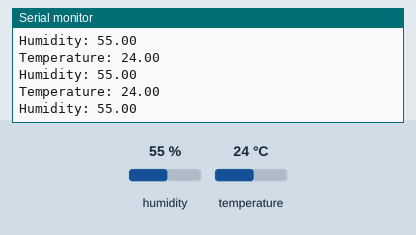
Recording of a sketch running on a simulated Arduino Uno, built with avr-gcc and run on an emulated ATmega328P. Shown: the last lines printed to the serial monitor. The inputs (shaded band) are chosen by the test bench; at power-on: humidity 55 %, temperature 24 °C.

Above: at 4.8 s.
4.9 s: humidity set to 22 %
At 7.8 s:
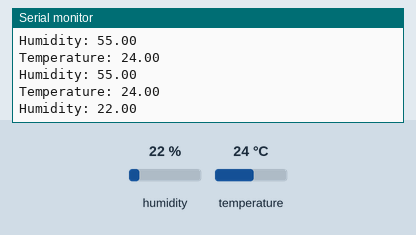
8.9 s: temperature set to 12 °C
At 9.8 s:
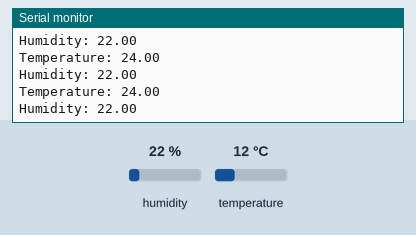
12.9 s: humidity set to 40 %
At 13.8 s:
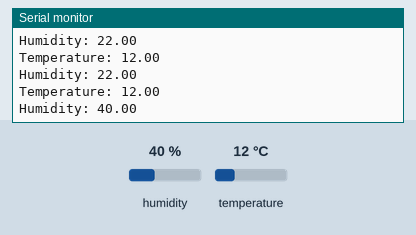
Timing chart, 0 to 15.9 s (numbered marks = the images above; inputs shaded):
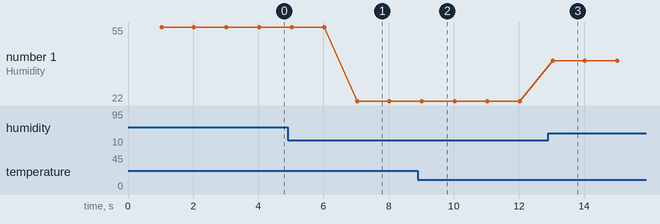

The sketch:

ArduinoCode.ino
```cpp
#include "DHT.h"
#define DHT_PIN 2
#define DHTTYPE DHT11
DHT dht(DHT_PIN, DHTTYPE);

unsigned long previousMillis = 0;

const long interval = 1000;

void setup() {
  dht.begin();
  Serial.begin(9600);
}

void loop() {

  unsigned long currentMillis = millis();

  //DO THIS BLOCK EVERY SECOND
  if (currentMillis - previousMillis >= interval) {

    previousMillis = currentMillis;


    Serial.print("Temperature: ");
    Serial.println(dht.readTemperature());
    Serial.print("Humidity: ");
    Serial.println(dht.readHumidity());
  }
}
```

Measured:
- after the input at 4.9 s, the serial monitor: prints a new line after 2.1 s (image 1)
- after the input at 12.9 s, the serial monitor: prints a new line after 0.13 s (image 3)
- plotted number 1: 55 → 22 after the input at 4.9 s, 22 → 40 after the input at 12.9 s
